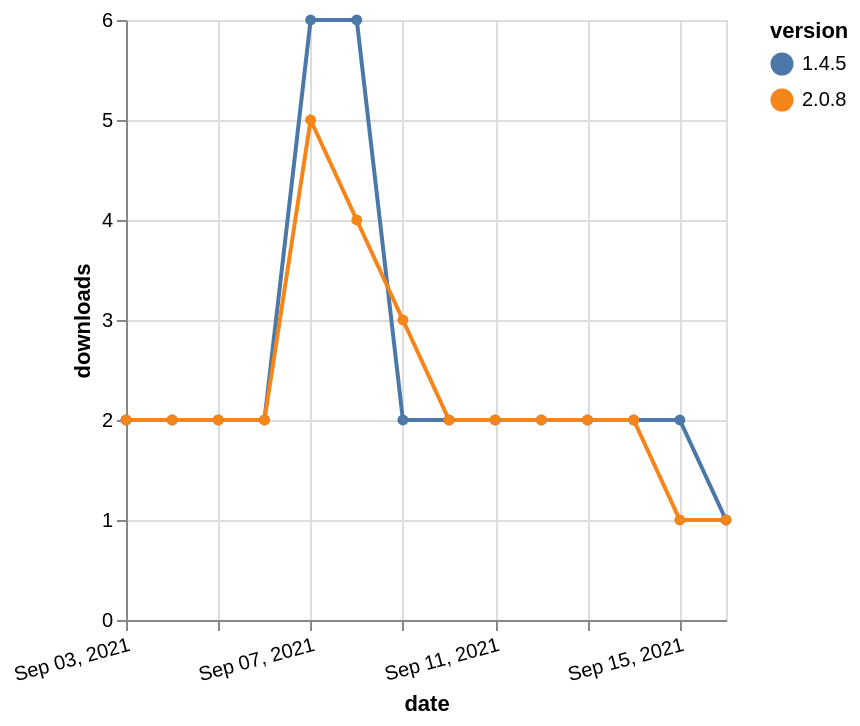

Vega-Lite specification stored for this chart:
### Vega-Lite specification from a JSON file in a GitHub repository (floating-point values rounded to 4 significant figures)
{"$schema": "https://vega.github.io/schema/vega-lite/v5.json", "description": "A simple bar chart with embedded data.", "data": {"values": [{"date": "2021-09-03", "total": 5101, "delta": 2, "version": "1.4.5"}, {"date": "2021-09-04", "total": 5103, "delta": 2, "version": "1.4.5"}, {"date": "2021-09-05", "total": 5105, "delta": 2, "version": "1.4.5"}, {"date": "2021-09-06", "total": 5107, "delta": 2, "version": "1.4.5"}, {"date": "2021-09-07", "total": 5113, "delta": 6, "version": "1.4.5"}, {"date": "2021-09-08", "total": 5119, "delta": 6, "version": "1.4.5"}, {"date": "2021-09-09", "total": 5121, "delta": 2, "version": "1.4.5"}, {"date": "2021-09-10", "total": 5123, "delta": 2, "version": "1.4.5"}, {"date": "2021-09-11", "total": 5125, "delta": 2, "version": "1.4.5"}, {"date": "2021-09-12", "total": 5127, "delta": 2, "version": "1.4.5"}, {"date": "2021-09-13", "total": 5129, "delta": 2, "version": "1.4.5"}, {"date": "2021-09-14", "total": 5131, "delta": 2, "version": "1.4.5"}, {"date": "2021-09-15", "total": 5133, "delta": 2, "version": "1.4.5"}, {"date": "2021-09-16", "total": 5134, "delta": 1, "version": "1.4.5"}, {"date": "2021-09-03", "total": 5271, "delta": 2, "version": "2.0.8"}, {"date": "2021-09-04", "total": 5273, "delta": 2, "version": "2.0.8"}, {"date": "2021-09-05", "total": 5275, "delta": 2, "version": "2.0.8"}, {"date": "2021-09-06", "total": 5277, "delta": 2, "version": "2.0.8"}, {"date": "2021-09-07", "total": 5282, "delta": 5, "version": "2.0.8"}, {"date": "2021-09-08", "total": 5286, "delta": 4, "version": "2.0.8"}, {"date": "2021-09-09", "total": 5289, "delta": 3, "version": "2.0.8"}, {"date": "2021-09-10", "total": 5291, "delta": 2, "version": "2.0.8"}, {"date": "2021-09-11", "total": 5293, "delta": 2, "version": "2.0.8"}, {"date": "2021-09-12", "total": 5295, "delta": 2, "version": "2.0.8"}, {"date": "2021-09-13", "total": 5297, "delta": 2, "version": "2.0.8"}, {"date": "2021-09-14", "total": 5299, "delta": 2, "version": "2.0.8"}, {"date": "2021-09-15", "total": 5300, "delta": 1, "version": "2.0.8"}, {"date": "2021-09-16", "total": 5301, "delta": 1, "version": "2.0.8"}]}, "width": "container", "mark": {"type": "line", "point": {"filled": true}}, "encoding": {"x": {"field": "date", "type": "temporal", "timeUnit": "yearmonthdate", "title": "date", "axis": {"labelAngle": -15}}, "y": {"field": "delta", "type": "quantitative", "title": "downloads"}, "color": {"field": "version", "type": "nominal"}, "tooltip": {"field": "delta"}}}
